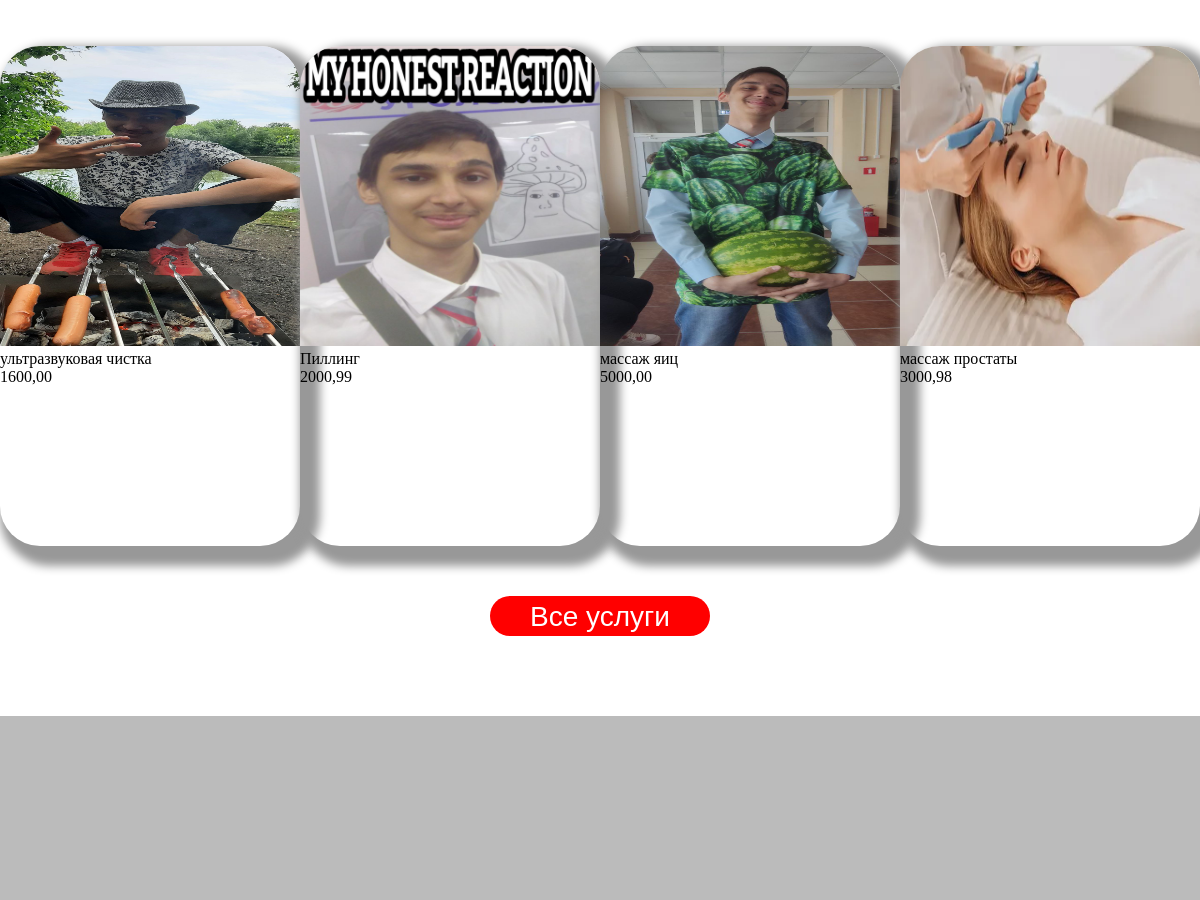
The app's page / (middle part), older data.
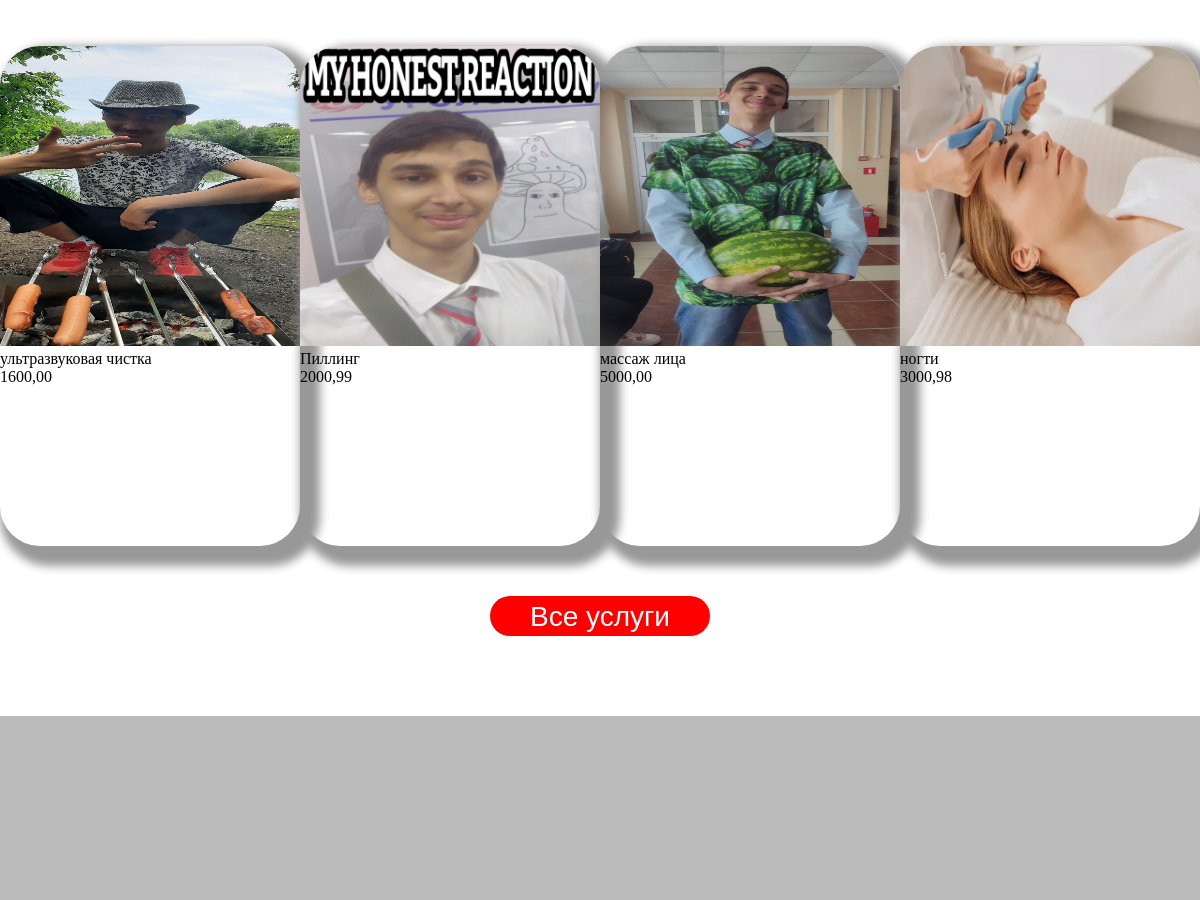
The same page, newer data.
### main/models.py (models this page shows, shortened)
class Uslugi(models.Model):
    title = models.CharField(max_length=300)
    price = models.DecimalField(max_digits=10, decimal_places=2)
    image = models.ImageField(null=True, blank=True)

### main/views.py (the view)
# urls.py: path('', views.index, name="Homepage")
def index(request):
    usl = Uslugi.objects.all()[:4]
    data ={
        'usl':usl,
    }
    return render(request, 'main/index.html',data)

### main/templates/main/index.html (shortened to what this page needs)
{% load static %}
<!DOCTYPE html>
<html lang="ru">
<head>
    <link rel="stylesheet" href="{% static 'main/css/index.css' %}">
</head>
<body>
    <div class="pricelist">
        <div class="listholder">
            {% for el in usl  %}
                <div class="listel">
                    <div class="imageel">
                        <img src="{{el.image.url}}" alt="">
                    </div>
                    {{el.title}} <br>
                    {{el.price}} <br>
                </div>
            {% endfor %}
        </div>
        <div class="pricelistbutton">
            <a href="#">Все услуги</a>
        </div>
    </div>
    <div class="blockPreview">
    </div>
</body>
</html>

### main/static/main/css/index.css (style rules this page uses)
* { padding: 0; margin: 0; }
body { overflow-x: hidden; }
a { text-decoration: none; font-family: sans-serif; font-size: 22px; padding: 5px; color: black; transition: all .3s ease-in-out; }
.pricelist { display:block; margin-top: 100vh; color:black }
.listholder { display: flex; flex-wrap: wrap; width: 100vw; justify-content: space-evenly; align-items: center; padding: 20px; padding-left: 0px; height: 580px; }
.listel { width: 300px; height: 500px; display: block; border-radius: 40px; box-shadow:10px 10px 10px 10px #989898; margin-top: 20px; }
.imageel img { border-top-left-radius: 40px; border-top-right-radius: 40px; width: 300px; height: 300px; overflow: hidden; }
.pricelistbutton { display: flex; width: 100vw; align-items: center; justify-content: center; margin-bottom: 20px; }
.pricelistbutton a { width: 200px; height: 25px; padding: 5px 10px 10px 10px ; border-radius: 25px; background-color: red; color: white; font-family: sans-serif; font-size: 28px; text-align: center; text-decoration: none; transition: all .3s ease-in-out; }
.blockPreview { width: 100vw; height: 100vh; background-color: #bbbbbb; display: flex; margin-top: 10vh; }

Row changes from the older to the newer data that the page shows:
changed Uslugi: title "массаж яиц" → "массаж лица"
changed Uslugi: title "массаж простаты" → "ногти"
